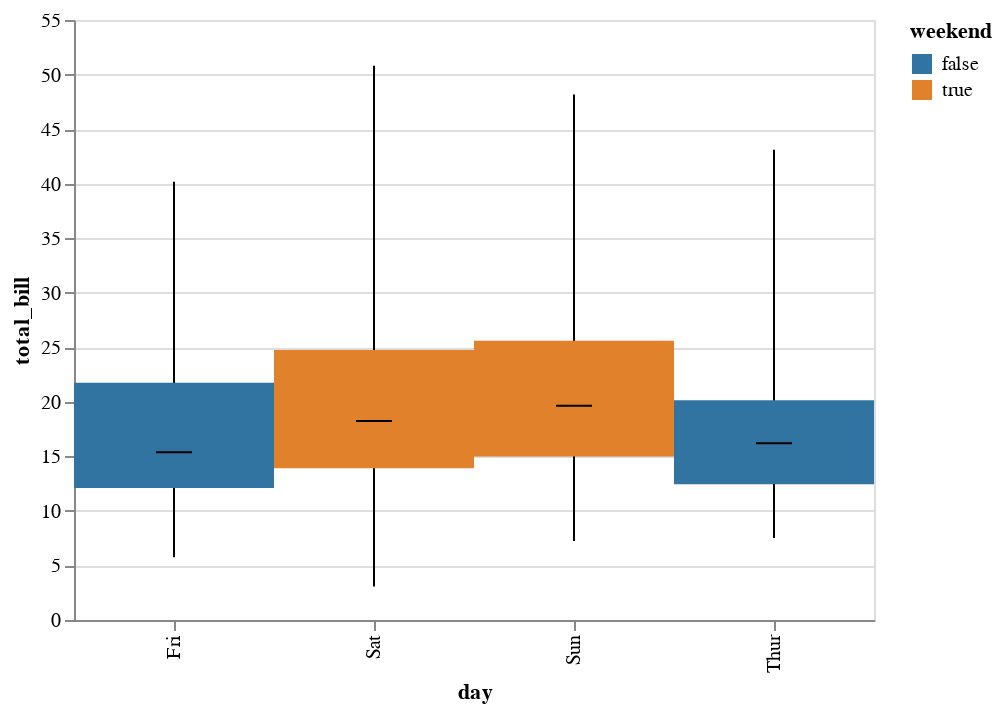

Write notebook code for a chart like this one.
### Code cell
tips["weekend"] = tips["day"].isin(["Sat", "Sun"])
display(salt.boxplot(x="day", y="total_bill", hue="weekend", data=tips, dodge=False))
ax = sns.boxplot(x="day", y="total_bill", hue="weekend", data=tips, dodge=False)

### Figure 1 — Vega-Lite specification as saved in the notebook (floating-point values rounded to 4 significant figures; data arrays with more than 128 entries replaced by an {"elided": "..."} marker saying what was removed)
{"$schema": "https://vega.github.io/schema/vega-lite/v2.4.1.json", "config": {"range": {"category": ["rgba(49.62499999999999,115.62499999999996,161.37500000000003,1)", "rgba(224.87499999999997,128.875,44.12500000000004,1)", "rgba(58.49999999999999,145.50000000000003,58.49999999999999,1)", "rgba(192.125,60.87500000000001,61.62499999999999,1)", "rgba(147.49999999999994,113.74999999999999,178.25,1)", "rgba(131.875,91.37500000000001,83.12500000000001,1)", "rgba(213.50000000000003,132.49999999999997,188.74999999999994,1)", "rgba(127.0,127.0,127.0,1)", "rgba(168.87500000000003,169.625,53.37500000000001,1)", "rgba(45.99999999999998,171.25,184.00000000000003,1)"]}, "view": {"height": 300, "width": 400}}, "data": {"values": {"elided": "244 records"}}, "layer": [{"encoding": {"x": {"field": "day", "type": "nominal"}, "y": {"aggregate": "min", "field": "total_bill", "type": "quantitative"}, "y2": {"aggregate": "max", "field": "total_bill", "type": "quantitative"}}, "mark": "rule"}, {"encoding": {"color": {"field": "weekend", "type": "nominal"}, "x": {"field": "day", "type": "nominal"}, "y": {"aggregate": "q1", "axis": {"title": "total_bill"}, "field": "total_bill", "type": "quantitative"}, "y2": {"aggregate": "q3", "field": "total_bill", "type": "quantitative"}}, "mark": "bar"}, {"encoding": {"x": {"field": "day", "type": "nominal"}, "y": {"aggregate": "median", "field": "total_bill", "type": "quantitative"}}, "mark": {"color": "black", "size": 18, "type": "tick"}}]}
